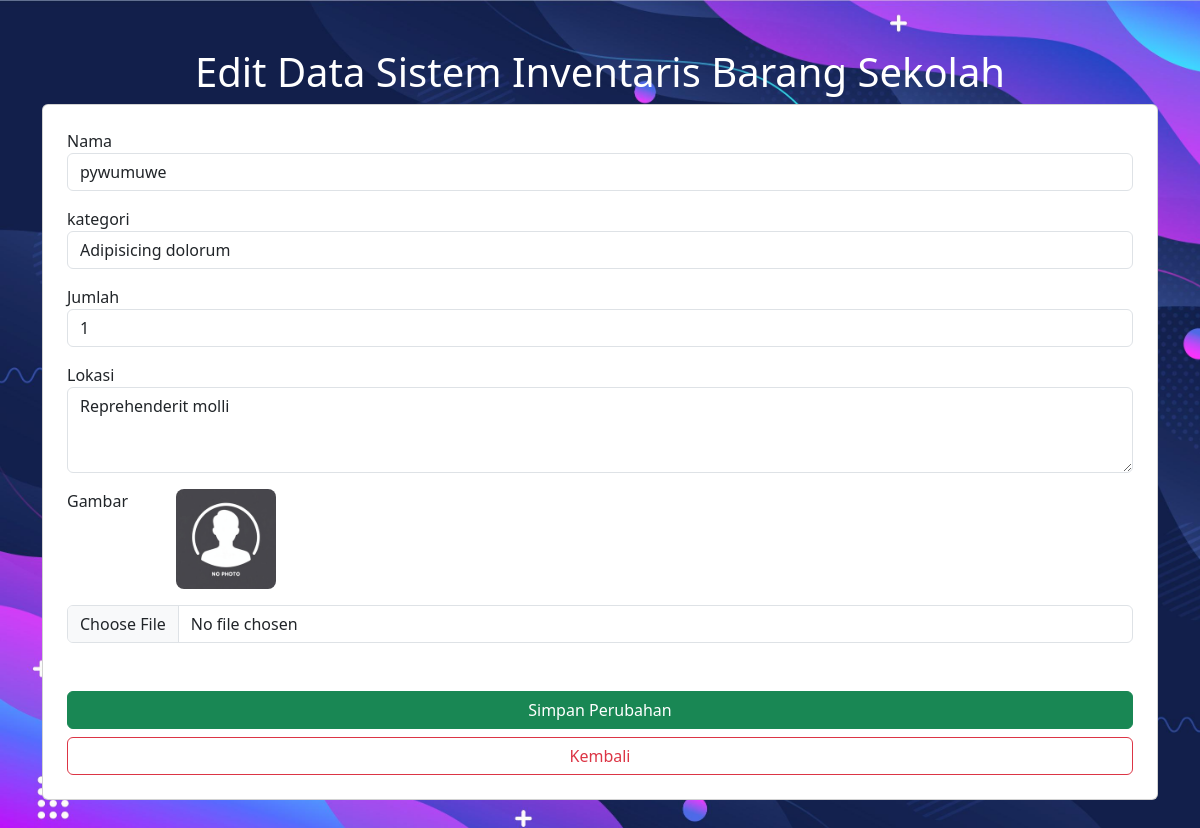
Screenshot of /CRUD/edit.php?id=61 (signed in) with the database file from the repository.
### tables this page shows
CREATE TABLE `inventaris` (
  `id` int NOT NULL,
  `nama` varchar(255) NOT NULL,
  `kategori` varchar(255) NOT NULL,
  `jumlah` int NOT NULL,
  `lokasi` varchar(255) NOT NULL,
  `gambar` varchar(255) DEFAULT 'default.jpg',
  `waktu` timestamp NOT NULL DEFAULT CURRENT_TIMESTAMP ON UPDATE CURRENT_TIMESTAMP
);

### CRUD/edit.php (the view, shortened to what this page needs)
<?php
include "check_cookie.php";
$id = intval($_GET['id']);
$hasil = $koneksi->query("SELECT * FROM inventaris WHERE id = $id");
$inventaris = $hasil->fetch_assoc();
?>
<!DOCTYPE html>
<html lang="en">
<head>
  <link href="https://cdn.jsdelivr.net/npm/bootstrap@5.3.7/dist/css/bootstrap.min.css" rel="stylesheet">
  <link rel="stylesheet" href="style.css">
</head>
<body class="bg-light">
  <div class="container mt-5">
    <h1>Edit Data Sistem Inventaris Barang Sekolah</h1>
    <form method="post" class="card p-4" enctype="multipart/form-data">
      <div class="mb-3">
        <label for="nama">Nama</label>
        <input type="text" name="nama" class="form-control" id="nama" value="<?= htmlspecialchars($inventaris['nama']) ?>">
      </div>
      <div class="mb-3">
        <label for="kategori">kategori</label>
        <input type="text" name="kategori" class="form-control" id="kategori" value="<?= htmlspecialchars($inventaris['kategori']) ?>">
      </div>
      <div class="mb-3">
        <label for="jumlah">Jumlah</label>
        <input type="text" name="jumlah" class="form-control" id="jumlah" value="<?= htmlspecialchars($inventaris['jumlah']) ?>">
      </div>
      <div class="mb-3">
        <label for="lokasi">Lokasi</label>
        <textarea name="lokasi" class="form-control" id="lokasi" rows="3"><?= htmlspecialchars($inventaris['lokasi']) ?></textarea>
      </div>
      <div class="mb-3 d-flex align-content-between">
        <label for="gambar">Gambar</label>
        <img src="img/<?= !empty($inventaris['gambar']) ? $inventaris['gambar'] : 'default.jpg' ?>" alt="Foto Profil" style="height:100px;" loading="lazy" class="rounded-3 mx-5">
      </div>
      <input type="file" name="gambar" id="gambar" class="form-control mb-5">
      <div class="d-grid gap-2">
        <button type="submit" name="update" class="btn btn-success">Simpan Perubahan</button>
        <a href="index.php" class="btn btn-outline-danger">Kembali</a>
      </div>
    </form>
  </div>
</body>
</html>

### CRUD/style.css (style rules this page uses)
* { margin: 0; padding: 0; box-sizing: border-box; outline: none; border: none; text-decoration: none; }
body { height: 100dvh; background-image: url("img/background.jpg"); background-size: cover; background-repeat: no-repeat; }
h1 { text-align: center; color: white; }

### rows the page displays
inventaris: nama "pywumuwe", kategori "Adipisicing dolorum", jumlah "1", lokasi "Reprehenderit molli", gambar (placeholder picture)
